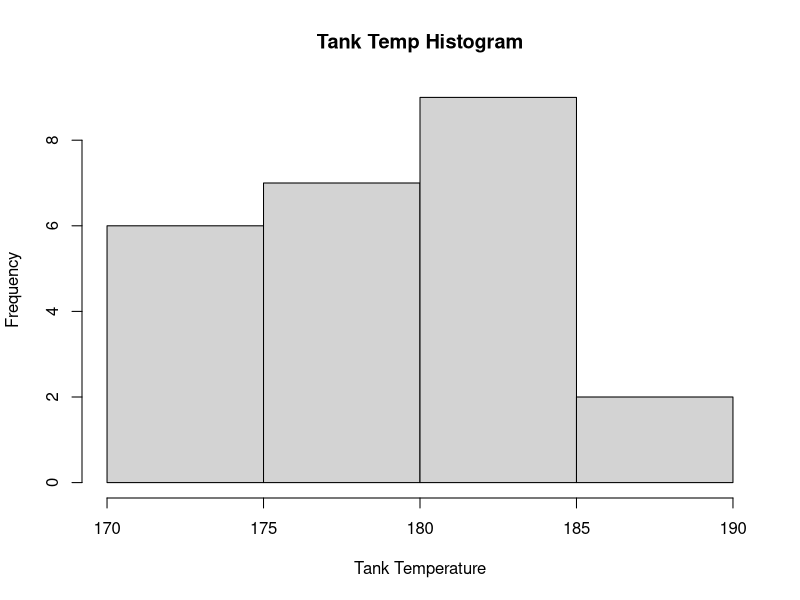
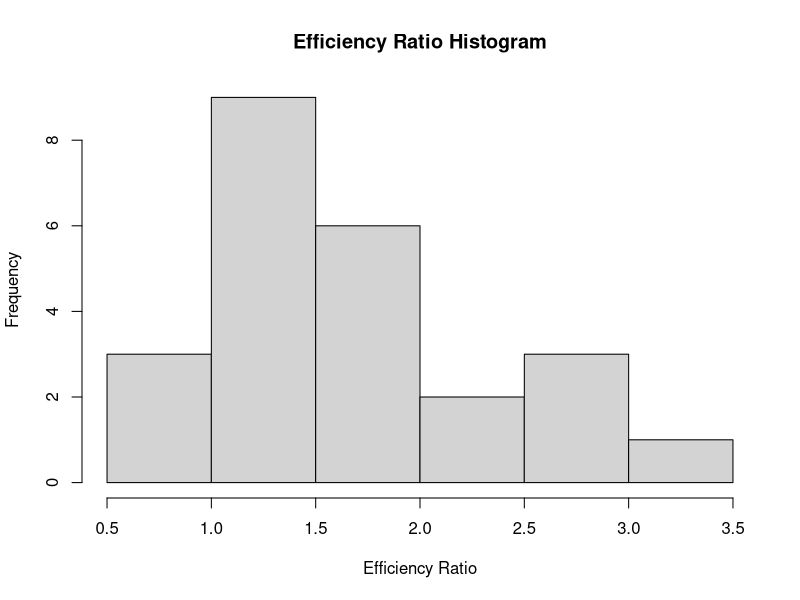
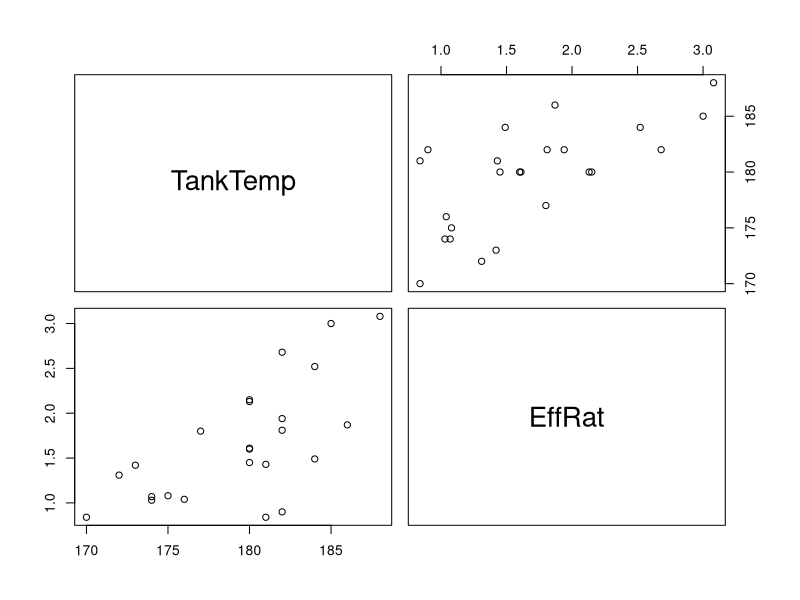
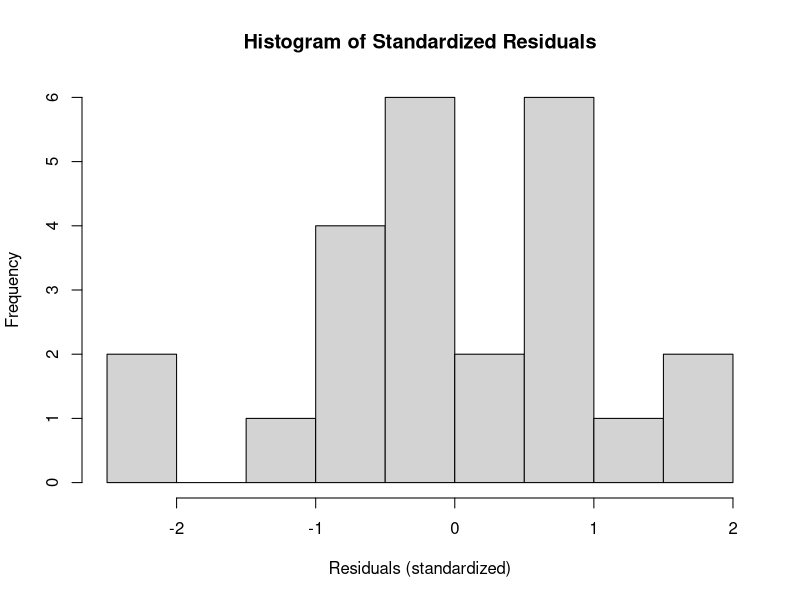
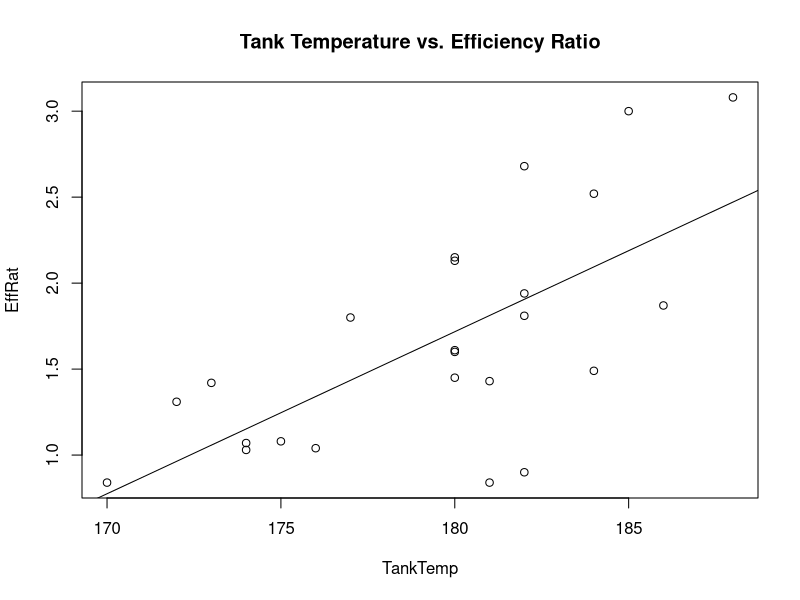
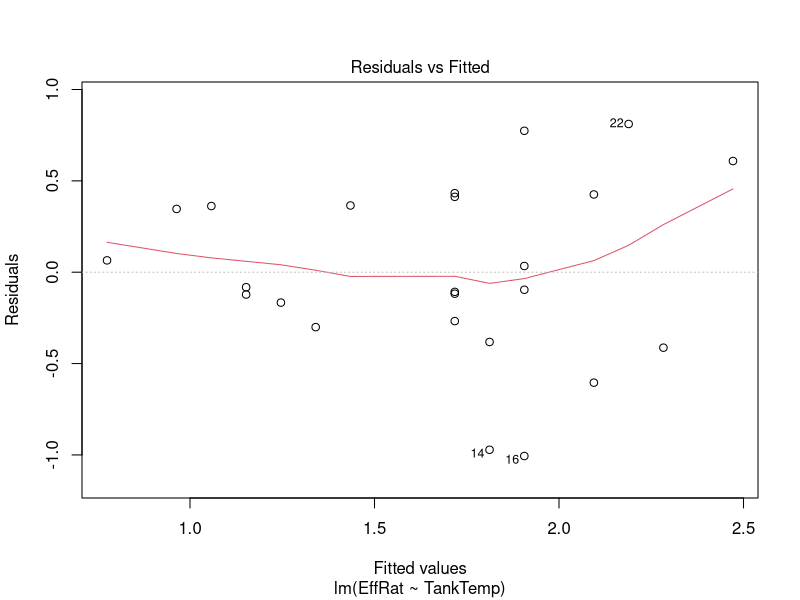
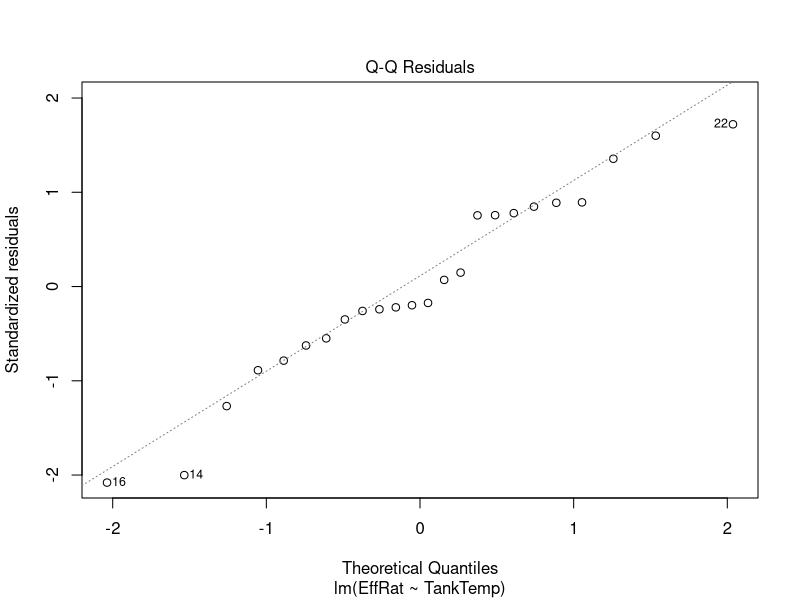
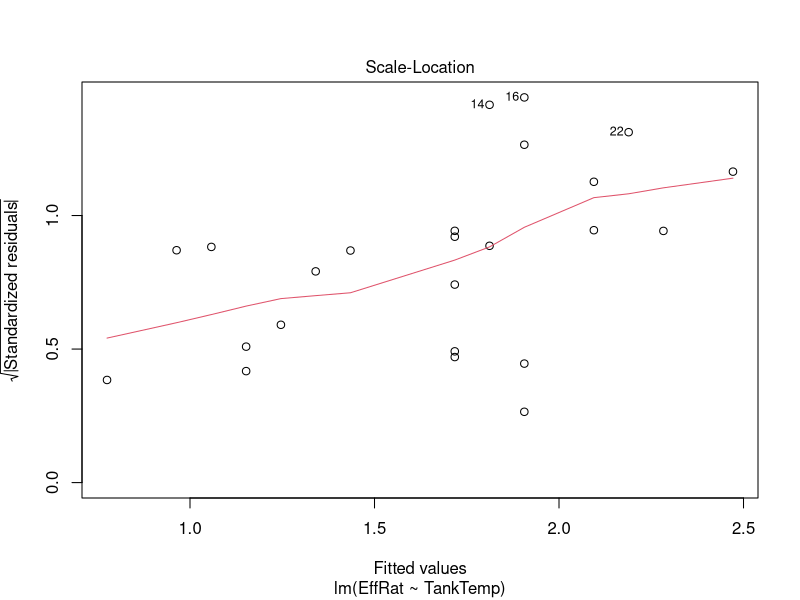

The R source for these figures, in order:

#**************COMP #1********************
steeldata = read.table("steeldata.txt",header=TRUE)

par(mfrow=c(1,1))
hist(steeldata[,1], main="Tank Temp Histogram", xlab="Tank Temperature") #TankTemp
hist(steeldata[,2], main="Efficiency Ratio Histogram", xlab="Efficiency Ratio") #EfficiencyRatio
mean(steeldata[,1])
cor(steeldata)
pairs(steeldata)

steel1=lm(EffRat~TankTemp, steeldata)

hist(rstandard(steel1), main="Histogram of Standardized Residuals", xlab="Residuals (standardized)")
plot(steeldata, main="Tank Temperature vs. Efficiency Ratio")
abline(steel1)
summary(steel1)
  plot(steel1)
qqnorm(steel1$residuals);qqline(steel1$residuals)
plot(steel1$fitted,rstandard(steel1), xlab="Fitted values", ylab="Standardized Residuals", main="Fitted values vs. Standardized Residuals")
?abline
#**************COMP #2********************
winedata = read.table("winedata.txt",header=TRUE)

wine1=lm(Astringency~Tannin,data=winedata)
summary(wine1)
pairs(winedata)
plot(winedata[,2],winedata[,1],main="Tannin vs. Astringency", xlab="Tannin", ylab="Astringency")
abline(wine1,col="red",lwd=2)
hist(rstandard(wine1), main="Histogram of Standardized Residuals", xlab="Standardized Residuals")
plot(wine1$fitted.values,rstandard(wine1),xlab="Fitted values", ylab="Standardized Residuals", main="Fitted values vs. Standardized Residuals")

coef(wine1)[["Tannin"]]

#part 2, c
c=coef(summary(wine1))
cbind(low=c[,1]-qt(p=.975,df=30)*c[,2],high=c[,1]+qt(p=.975, df=30)*c[,2])

#**************COMP #3********************
chlorine_flow=c(1.5,1.5,2.0,2.5,2.5,3.0,3.5,3.5,4.0)
etch_rate=c(23.0,24.5,25.0,30.0,33.5,40.0,40.5,47.0,49.0)
plasma=data.frame(chlorine_flow,etch_rate)
plasma_lm=lm(etch_rate~chlorine_flow,data=plasma)
plot(plasma,main="Etch Rate with Chlorine Flow",xlab="Chlorine Flow (SCCM)", ylab="Etch Rate (100 A/min)")
abline(plasma_lm,col="red")
hist(rstandard(plasma_lm), main="Histogram of Standardized Residuals", xlab="Standardized Residuals")
plot(plasma_lm$fitted,rstandard(plasma_lm),xlab="Fitted values", ylab="Standardized Residuals", main="Fitted values vs. Standardized Residuals")
summary(plasma_lm)
plot(plasma,main="Etch Rate with Chlorine Flow",xlab="Chlorine Flow (SCCM)", ylab="Etch Rate (100 A/min)")
abline(plasma_lm, col="red")
